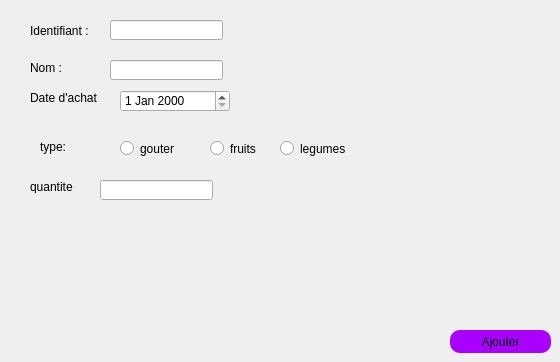
        <widget class="QWidget" name="Ajouterunaliment">
         <attribute name="title">
          <string>Ajouter un aliment</string>
         </attribute>
         <widget class="QLabel" name="Nom_5">
          <property name="geometry">
           <rect>
            <x>30</x>
            <y>60</y>
            <width>61</width>
            <height>16</height>
           </rect>
          </property>
          <property name="text">
           <string>Nom :</string>
          </property>
         </widget>
         <widget class="QDateEdit" name="date_lim">
          <property name="geometry">
           <rect>
            <x>120</x>
            <y>90</y>
            <width>110</width>
            <height>22</height>
           </rect>
          </property>
         </widget>
         <widget class="QLabel" name="ID">
          <property name="geometry">
           <rect>
            <x>30</x>
            <y>20</y>
            <width>71</width>
            <height>21</height>
           </rect>
          </property>
          <property name="text">
           <string>Identifiant :</string>
          </property>
         </widget>
         <widget class="QLabel" name="type">
          <property name="geometry">
           <rect>
            <x>40</x>
            <y>140</y>
            <width>47</width>
            <height>14</height>
           </rect>
          </property>
          <property name="text">
           <string>type:</string>
          </property>
         </widget>
         <widget class="QLineEdit" name="ID_label_2">
          <property name="geometry">
           <rect>
            <x>110</x>
            <y>20</y>
            <width>113</width>
            <height>20</height>
           </rect>
          </property>
         </widget>
         <widget class="QPushButton" name="ajouter">
          <property name="geometry">
           <rect>
            <x>450</x>
            <y>330</y>
            <width>101</width>
            <height>23</height>
           </rect>
          </property>
          <property name="styleSheet">
           <string notr="true">border-radius: 10px;
border-color: rgb(0, 0, 0);
background-color: rgb(170, 0, 255);</string>
          </property>
          <property name="text">
           <string>Ajouter</string>
          </property>
         </widget>
         <widget class="QLabel" name="date">
          <property name="geometry">
           <rect>
            <x>30</x>
            <y>90</y>
            <width>71</width>
            <height>16</height>
           </rect>
          </property>
          <property name="text">
           <string>Date d'achat</string>
          </property>
         </widget>
         <widget class="QLineEdit" name="Nom_label_2">
          <property name="geometry">
           <rect>
            <x>110</x>
            <y>60</y>
            <width>113</width>
            <height>20</height>
           </rect>
          </property>
         </widget>
         <widget class="QRadioButton" name="gouter">
          <property name="geometry">
           <rect>
            <x>120</x>
            <y>140</y>
            <width>82</width>
            <height>17</height>
           </rect>
          </property>
          <property name="text">
           <string>gouter</string>
          </property>
         </widget>
         <widget class="QRadioButton" name="fruits">
          <property name="geometry">
           <rect>
            <x>210</x>
            <y>140</y>
            <width>82</width>
            <height>17</height>
           </rect>
          </property>
          <property name="text">
           <string>fruits</string>
          </property>
         </widget>
         <widget class="QRadioButton" name="legumes">
          <property name="geometry">
           <rect>
            <x>280</x>
            <y>140</y>
            <width>82</width>
            <height>17</height>
           </rect>
          </property>
          <property name="text">
           <string>legumes</string>
          </property>
         </widget>
         <widget class="QLabel" name="qte">
          <property name="geometry">
           <rect>
            <x>30</x>
            <y>180</y>
            <width>47</width>
            <height>13</height>
           </rect>
          </property>
          <property name="text">
           <string>quantite</string>
          </property>
         </widget>
         <widget class="QLineEdit" name="qte_label">
          <property name="geometry">
           <rect>
            <x>100</x>
            <y>180</y>
            <width>113</width>
            <height>20</height>
           </rect>
          </property>
         </widget>
        </widget>
